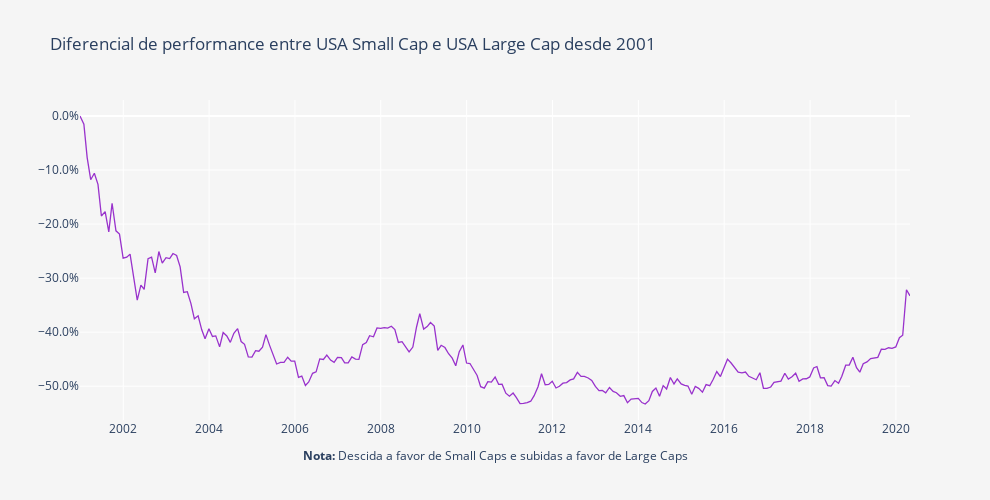

This figure's notebook cell:
### Markdown cell above
**Dica:** A interactividade dos gráficos da plotly permite:

    . Zoom (mantenham o clique e arrastem o cursor em simultâneo, em cima do gráfico);
    . Tem uma lista de opções que aparece se forem com o cursor ao canto superior direito;
    . Façam duplo clique no gráfico ou seleccionem a opção Autoscale/Reset Axes para voltar ao normal;
    . Alterem a opção de 'Compare data on hoover' para 'Show closest data on hoover' se vos for mais conveniente;
    . Se clicarem num nome na legenda esse fundo desaparece (clicando de novo ele volta a apetecer).

### Code cell
layout = go.Layout(
    title='Diferencial de performance entre USA Small Cap e USA Large Cap desde 2001',
    plot_bgcolor='#f5f5f5',
    paper_bgcolor='#f5f5f5',
    width=990,
    height=500,
    xaxis=dict(
        title='<b>Nota:</b> Descida a favor de Small Caps e subidas a favor de Large Caps',
        showgrid=True,
        titlefont=dict(size=12),
    ),
    yaxis=dict(
        title='',
        showgrid=True,
        zeroline=True, # Adicionar ou não a zero line
        tickformat=".1%" # tickformat=".2%" se quiseres mais casas decimais
    ))

trace0 = go.Scatter(
    x = fundos.index,
    y = (round(((fundos.iloc[:, 1] / fundos.iloc[:, 0])- 1), 5)),
    name = 'Portfolio',
    line = dict(
        color = 'darkorchid',
        width = 1.3)
)

data = [trace0]
        
fig = go.Figure(data=data, layout=layout)
py.iplot(fig)

### Figure 1 — Plotly figure (JSON) as saved in the notebook; plotly's stock layout.template omitted (floating-point values rounded to 4 significant figures; data arrays with more than 128 entries replaced by an {"elided": "..."} marker saying what was removed)
{"data": [{"line": {"color": "darkorchid", "width": 1.3}, "name": "Portfolio", "type": "scatter", "x": {"elided": "233 str values"}, "y": {"elided": "233 float values"}}], "layout": {"height": 500, "paper_bgcolor": "#f5f5f5", "plot_bgcolor": "#f5f5f5", "title": {"text": "Diferencial de performance entre USA Small Cap e USA Large Cap desde 2001"}, "width": 990, "xaxis": {"autorange": true, "range": ["2000-12-29", "2020-04-30"], "showgrid": true, "title": {"font": {"size": 12}, "text": "<b>Nota:</b> Descida a favor de Small Caps e subidas a favor de Large Caps"}, "type": "date"}, "yaxis": {"autorange": true, "range": [-0.5626, 0.02961], "showgrid": true, "tickformat": ".1%", "title": {"text": ""}, "type": "linear", "zeroline": true}}}
